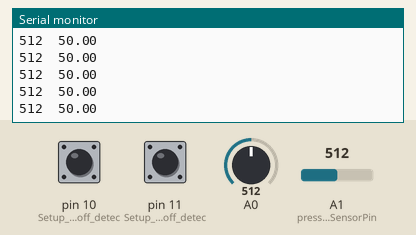
The sketch below on a simulated Arduino Uno, built with avr-gcc and run on an emulated ATmega328P. On the bench: the last lines printed to the serial monitor. Inputs (shaded band) come from the test bench; at power-on: pin 10 (Setup_for_leads_off_detec) LOW, A0 = 512, A1 (pressureSensorPin) = 512, pin 11 (Setup_for_leads_off_detec) LOW.

Above: at 1.2 s.
1.3 s: pin 10 (Setup_for_leads_off_detec) pulled HIGH for 0.15 s
2.9 s: A0 set to 716
At 4.0 s:
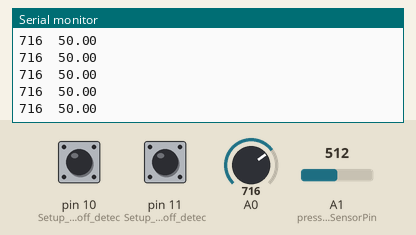
5.9 s: A1 (pressureSensorPin) set to 716
At 6.6 s:
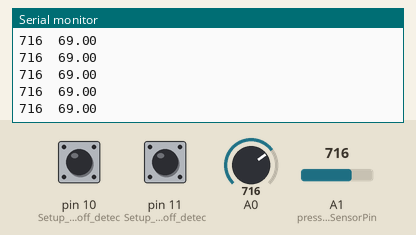
7.4 s: pin 11 (Setup_for_leads_off_detec) pulled HIGH for 0.15 s
9.0 s: A0 set to 900
At 9.9 s:
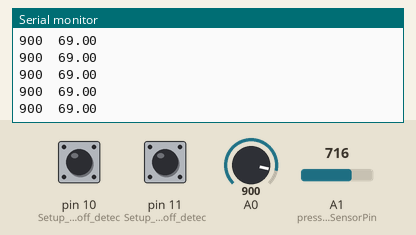
10.5 s: A1 (pressureSensorPin) set to 900
At 11.3 s:
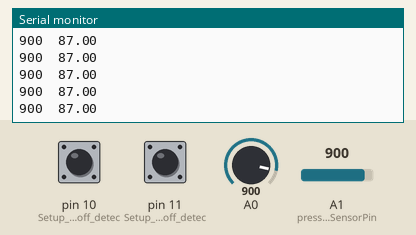
Timing chart, 0 to 13.0 s (numbered marks = the images above; inputs shaded):
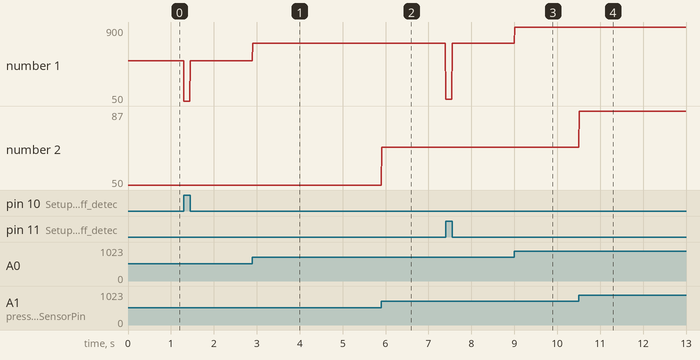

Measured:
- after the input at 2.9 s, the serial monitor: prints a new line at once (image 1)
- after the input at 5.9 s, the serial monitor: prints a new line at once (image 2)
- after the input at 9.0 s, the serial monitor: prints a new line at once (image 3)
- after the input at 10.5 s, the serial monitor: prints a new line at once (image 4)
- plotted number 1: 512 → 716 after the input at 2.9 s, 716 → 900 after the input at 9.0 s
- plotted number 2: 50 → 69 after the input at 5.9 s, 69 → 87 after the input at 10.5 s

The sketch:

ECG_Arduino.ino
```cpp
const int pressureSensorPin = A1;

void setup() {
  // initialize the serial communication:
  Serial.begin(115200);
  pinMode(10, INPUT); // Setup for leads off detection LO +
  pinMode(11, INPUT); // Setup for leads off detection LO -

}

void loop() {

  if((digitalRead(10) == 1)||(digitalRead(11) == 1)){
    Serial.println('!');
  }
  else{
    // send the value of analog input 0:
    Serial.print(analogRead(A0));
  }

  int sensorValue = analogRead(pressureSensorPin); // Read the analog voltage from the sensor
  float pressure = map(sensorValue, 0, 1023, 0, 100); // Map the sensor value to a pressure range (adjust as needed)

  Serial.print("\t");
  Serial.print(pressure);
  Serial.print("\n");
  delay(10);
}
```
